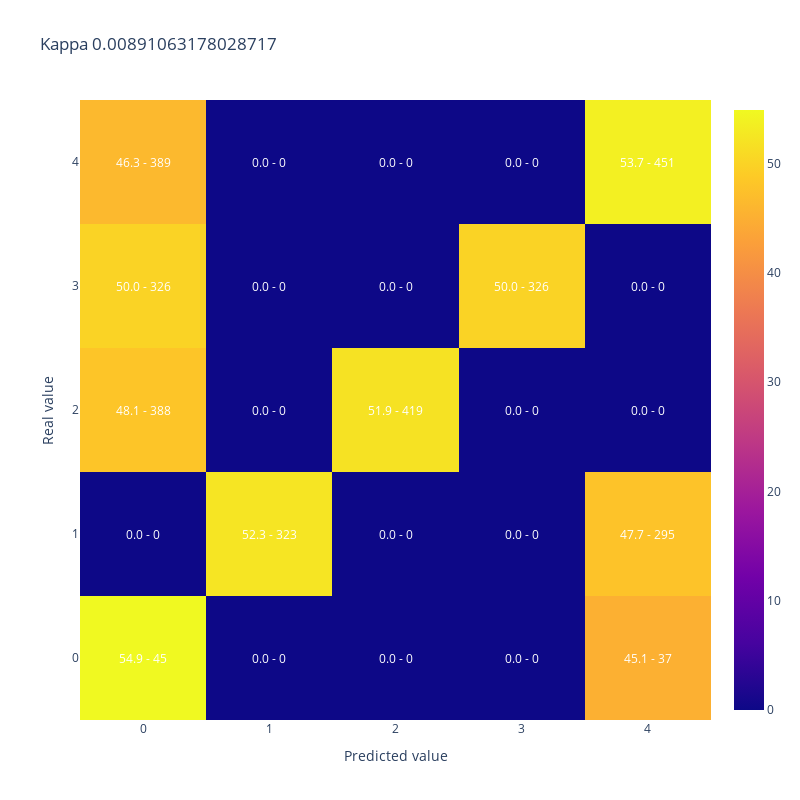

The cell this chart's notebook holds for it:
### Code cell
#A modo de ejemplo muestro kappa y matriz de confusion para 50% de aciertos donde los errores quedan lejos de la clase correcta
y_simulado_lejos = [y_test.iloc[sample] if random_list[sample]<50/100 else y_lejos[sample] for sample in range(len(y_test))]

display(plot_confusion_matrix(y_test,y_simulado_lejos, 
                              title = "Kappa " + str(cohen_kappa_score(y_test,y_simulado_lejos, weights = 'quadratic'))))

### Figure 1 — Plotly figure (JSON) as saved in the notebook; plotly's stock layout.template omitted (floating-point values rounded to 4 significant figures)
{"data": [{"type": "heatmap", "x": [0, 1, 2, 3, 4], "y": [0, 1, 2, 3, 4], "z": [[54.88, 0.0, 0.0, 0.0, 45.12], [0.0, 52.27, 0.0, 0.0, 47.73], [48.08, 0.0, 51.92, 0.0, 0.0], [50.0, 0.0, 0.0, 50.0, 0.0], [46.31, 0.0, 0.0, 0.0, 53.69]]}], "layout": {"annotations": [{"font": {"color": "white"}, "showarrow": false, "text": "54.9 - 45", "x": 0, "xref": "x", "y": 0, "yref": "y"}, {"font": {"color": "white"}, "showarrow": false, "text": "0.0 - 0", "x": 1, "xref": "x", "y": 0, "yref": "y"}, {"font": {"color": "white"}, "showarrow": false, "text": "0.0 - 0", "x": 2, "xref": "x", "y": 0, "yref": "y"}, {"font": {"color": "white"}, "showarrow": false, "text": "0.0 - 0", "x": 3, "xref": "x", "y": 0, "yref": "y"}, {"font": {"color": "white"}, "showarrow": false, "text": "45.1 - 37", "x": 4, "xref": "x", "y": 0, "yref": "y"}, {"font": {"color": "white"}, "showarrow": false, "text": "0.0 - 0", "x": 0, "xref": "x", "y": 1, "yref": "y"}, {"font": {"color": "white"}, "showarrow": false, "text": "52.3 - 323", "x": 1, "xref": "x", "y": 1, "yref": "y"}, {"font": {"color": "white"}, "showarrow": false, "text": "0.0 - 0", "x": 2, "xref": "x", "y": 1, "yref": "y"}, {"font": {"color": "white"}, "showarrow": false, "text": "0.0 - 0", "x": 3, "xref": "x", "y": 1, "yref": "y"}, {"font": {"color": "white"}, "showarrow": false, "text": "47.7 - 295", "x": 4, "xref": "x", "y": 1, "yref": "y"}, {"font": {"color": "white"}, "showarrow": false, "text": "48.1 - 388", "x": 0, "xref": "x", "y": 2, "yref": "y"}, {"font": {"color": "white"}, "showarrow": false, "text": "0.0 - 0", "x": 1, "xref": "x", "y": 2, "yref": "y"}, {"font": {"color": "white"}, "showarrow": false, "text": "51.9 - 419", "x": 2, "xref": "x", "y": 2, "yref": "y"}, {"font": {"color": "white"}, "showarrow": false, "text": "0.0 - 0", "x": 3, "xref": "x", "y": 2, "yref": "y"}, {"font": {"color": "white"}, "showarrow": false, "text": "0.0 - 0", "x": 4, "xref": "x", "y": 2, "yref": "y"}, {"font": {"color": "white"}, "showarrow": false, "text": "50.0 - 326", "x": 0, "xref": "x", "y": 3, "yref": "y"}, {"font": {"color": "white"}, "showarrow": false, "text": "0.0 - 0", "x": 1, "xref": "x", "y": 3, "yref": "y"}, {"font": {"color": "white"}, "showarrow": false, "text": "0.0 - 0", "x": 2, "xref": "x", "y": 3, "yref": "y"}, {"font": {"color": "white"}, "showarrow": false, "text": "50.0 - 326", "x": 3, "xref": "x", "y": 3, "yref": "y"}, {"font": {"color": "white"}, "showarrow": false, "text": "0.0 - 0", "x": 4, "xref": "x", "y": 3, "yref": "y"}, {"font": {"color": "white"}, "showarrow": false, "text": "46.3 - 389", "x": 0, "xref": "x", "y": 4, "yref": "y"}, {"font": {"color": "white"}, "showarrow": false, "text": "0.0 - 0", "x": 1, "xref": "x", "y": 4, "yref": "y"}, {"font": {"color": "white"}, "showarrow": false, "text": "0.0 - 0", "x": 2, "xref": "x", "y": 4, "yref": "y"}, {"font": {"color": "white"}, "showarrow": false, "text": "0.0 - 0", "x": 3, "xref": "x", "y": 4, "yref": "y"}, {"font": {"color": "white"}, "showarrow": false, "text": "53.7 - 451", "x": 4, "xref": "x", "y": 4, "yref": "y"}], "height": 800, "title": {"text": "Kappa 0.00891063178028717"}, "width": 800, "xaxis": {"title": {"text": "Predicted value"}}, "yaxis": {"title": {"text": "Real value"}}}}
